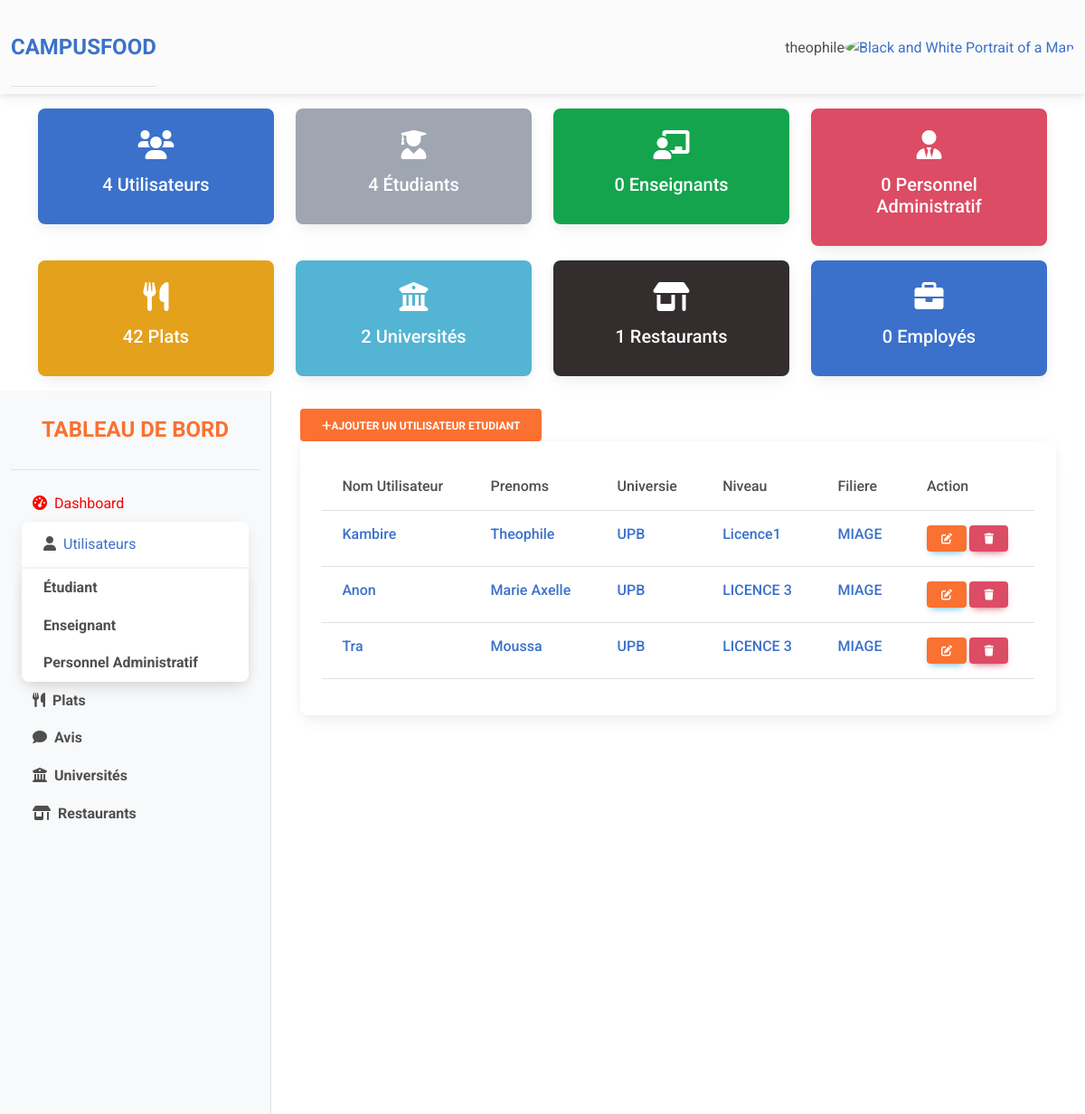
/my-admin/my-etudiants (signed in), run on the app's committed database.
### cfoodapp/models.py (models this page shows, shortened)
class CustomUser(AbstractUser):
    TYPE_UTILISATEUR_CHOICES = [
        ('etudiant', 'Étudiant'),
        ('professeur', 'Professeur'),
        ('adminpersonnel', 'Personnel administratif'),
    ]
    type_utilisateur = models.CharField(max_length=20, choices=TYPE_UTILISATEUR_CHOICES, default='etudiant')
    numero = models.CharField(max_length=15, blank=True)
    choix_universite = (
        ('UPB', 'Université Polytechnique de Bingerville'),
        ('UIA', 'Institut Universitaire dAbidjan'),
        ('UNA', 'Université Nangui Abrogoua'),
        ('UFHB', 'Université Felix Houphouet Boigny'),
    )
    universite = models.CharField(max_length=255, choices=choix_universite, blank=True)
    groups = models.ManyToManyField(Group, related_name='custom_user_groups')
    user_permissions = models.ManyToManyField(Permission, related_name='custom_user_permissions')

class Etudiant(models.Model):
    user = models.OneToOneField(CustomUser, on_delete=models.CASCADE)
    niveau = models.CharField(max_length=255)
    filiere = models.CharField(max_length=255)
    annee_etude = models.IntegerField()
    def __str__(self):
        return f"{self.user.last_name}"

### admin_app/views.py (the view)
# urls.py: path('my-etudiants', usersEtudiant, name="all-etudiants"),
@login_required
def usersEtudiant(request):
    if not request.user.is_superuser:
        return redirect("home")
    list_user = CustomUser.objects.all()
    list_etudiant = Etudiant.objects.all()
    list_persAdmin = PersonnelAdministration.objects.all()
    list_enseignant = Enseignant.objects.all()
    context = {
        "utilisateurs": list_user,
        "etudiants": list_etudiant,
        "administrations": list_persAdmin,
        "enseignants": list_enseignant,
        'total_users': CustomUser.objects.count(),
        'total_etudiants': CustomUser.objects.filter(type_utilisateur='etudiant').count(),
        'total_enseignants': CustomUser.objects.filter(type_utilisateur='enseignant').count(),
        'total_personnel': CustomUser.objects.filter(type_utilisateur='personnel_administratif').count(),
        'total_plats': Plat.objects.count(),
        'total_universites': Universite.objects.count(),
        'total_restaurants': Restaurant.objects.count(),
        'total_employes': Employe.objects.count(),
    }
    return render(request, "db_objects/db-etudiants.html", context)

### admin_app/templates/db_objects/db-etudiants.html (shortened to what this page needs)
{% extends "partials/base.html" %}
{% block content %}
<div class="dashboard-content col-lg-9 col-md-8" id="content-wrapper">
    <div class="container">
        <div class="row">
            <div class="col-md-12"><a href="{% url "ajouter-etudiant" %}" class="btn btn-secondary float-right " style="background-color:  rgb(250, 113, 49); color: white; font-weight: bold;"><i class="fas fa-plus"></i>Ajouter un utilisateur Etudiant</a></div>
            <div class="col-md-12">
                {% if utilisateurs %}
                <div class="card">
                    <div class="card-body">
                        <table class="table table-hover">
                            <thead>
                                <tr>
                                    <th class="h6">Nom Utilisateur</th>
                                    <th class="h6">Prenoms</th>
                                    <th class="h6">Universie</th>
                                    <th class="h6">Niveau</th>
                                    <th class="h6">Filiere</th>
                                    <th class="h6">Action</th>
                                </tr>
                            </thead>
                            <tbody>
                                {% for etudiant in etudiants %}
                                    <td class="h6"><a href="">{{etudiant}}</a></td>
                                    <td class="h6"><a href="">{{etudiant.user.first_name}}</a></td>
                                    <td class="h6"><a href="">{{etudiant.user.universite}}</a></td>
                                    <td class="h6"><a href="">{{etudiant.niveau}}</a></td>
                                    <td class="h6"><a href="">{{etudiant.filiere}}</a></td>
                                    <td>
                                        <a href="{% url "modifier-etudiant"  etudiant.id%}" class="btn btn-info btn-sm" style="background-color:  rgb(250, 113, 49);"><i class="fas fa-edit"></i></a>
                                        <a href="{% url "supprimer-etudiant" etudiant.id%}" class="btn btn-danger  btn-sm"><i class="fas fa-trash"></i></a>
                                    </td>
                                {% endfor %}
                            </tbody>
                        </table>
                    </div>
                </div>
                {% else %}
                <h3>Vous n aver pas d article</h3>
                {% endif %}
            </div>
        </div>
    </div>
</div>
{% endblock  %}

### admin_app/templates/_navadmin.html (shortened to what this page needs)
<nav class="navbar navbar-expand-lg navbar-light bg-body-tertiary">
    <div class="container-fluid">
      <div class="collapse navbar-collapse" id="navbarSupportedContent">
        <div class="sidebar-heading text-center py-4 primary-text fs-4 fw-bold text-uppercase border-bottom" ><a href="{% url "dashboard" %}">CAMPUSFOOD</a></div>
      </div>
      <div class="d-flex align-items-center">
        {% if user.is_authenticated %}
        <span>{{user.username}}</span>
        {% endif %}
        <div class="dropdown">
          <a
            data-mdb-dropdown-init
            class="dropdown-toggle d-flex align-items-center hidden-arrow"
            href="#"
            id="navbarDropdownMenuAvatar"
            role="button"
            aria-expanded="false"
          >
            <img
              src="https://mdbcdn.b-cdn.net/img/new/avatars/2.webp"
              class="rounded-circle"
              height="25"
              alt="Black and White Portrait of a Man"
              loading="lazy"
            />
          </a>
        </div>
      </div>
    </div>
</nav>
{% if user.is_authenticated %}
<div class="container mt-3">
  <div class="row">
      <div class="col-lg-3 col-md-4">
          <div class="card text-white bg-primary mb-3">
              <div class="card-body text-center">
                  <i class="fas fa-users fa-2x mb-3"></i>
                  <h5 class="card-title">{{ total_users }} Utilisateurs</h5>
              </div>
          </div>
      </div>
      <div class="col-lg-3 col-md-4">
          <div class="card text-white bg-secondary mb-3">
              <div class="card-body text-center">
                  <i class="fas fa-user-graduate fa-2x mb-3"></i>
                  <h5 class="card-title">{{ total_etudiants }} Étudiants</h5>
              </div>
          </div>
      </div>
      <div class="col-lg-3 col-md-4">
          <div class="card text-white bg-success mb-3">
              <div class="card-body text-center">
                  <i class="fas fa-chalkboard-teacher fa-2x mb-3"></i>
                  <h5 class="card-title">{{ total_enseignants }} Enseignants</h5>
              </div>
          </div>
      </div>
      <div class="col-lg-3 col-md-4">
          <div class="card text-white bg-danger mb-3">
              <div class="card-body text-center">
                  <i class="fas fa-user-tie fa-2x mb-3"></i>
                  <h5 class="card-title">{{ total_personnel }} Personnel Administratif</h5>
              </div>
          </div>
      </div>
      <div class="col-lg-3 col-md-4">
          <div class="card text-white bg-warning mb-3">
              <div class="card-body text-center">
                  <i class="fas fa-utensils fa-2x mb-3"></i>
                  <h5 class="card-title">{{ total_plats }} Plats</h5>
              </div>
          </div>
      </div>
      <div class="col-lg-3 col-md-4">
          <div class="card text-white bg-info mb-3">
              <div class="card-body text-center">
                  <i class="fas fa-university fa-2x mb-3"></i>
                  <h5 class="card-title">{{ total_universites }} Universités</h5>
              </div>
          </div>
      </div>
      <div class="col-lg-3 col-md-4">
          <div class="card text-white bg-dark mb-3">
              <div class="card-body text-center">
                  <i class="fas fa-store-alt fa-2x mb-3"></i>
                  <h5 class="card-title">{{ total_restaurants }} Restaurants</h5>
              </div>
          </div>
      </div>
      <div class="col-lg-3 col-md-4">
          <div class="card text-white bg-primary mb-3">
              <div class="card-body text-center">
                  <i class="fas fa-briefcase fa-2x mb-3"></i>
                  <h5 class="card-title">{{ total_employes }} Employés</h5>
              </div>
          </div>
      </div>
  </div>
</div>
{% endif %}

### admin_app/templates/partials/base.html (style rules this page uses)
#content-wrapper { min-height: 100vh; background-color: #fff; }
.dashboard-content { padding: 20px; }
.sidebar-heading { color: rgb(250, 113, 49) }

### data on the page
CustomUser: username "theophile"
Etudiant: user.last_name "Kambire", user.first_name "Theophile", user.universite "UPB", niveau "Licence1", filiere "MIAGE"
Etudiant: user.last_name "Anon", user.first_name "Marie Axelle", user.universite "UPB", niveau "LICENCE 3", filiere "MIAGE"
Etudiant: user.last_name "Tra", user.first_name "Moussa", user.universite "UPB", niveau "LICENCE 3", filiere "MIAGE"

### other printed values
{{ total_users }} "4"
{{ total_etudiants }} "4"
{{ total_enseignants }} "0"
{{ total_personnel }} "0"
{{ total_plats }} "42"
{{ total_universites }} "2"
{{ total_restaurants }} "1"
{{ total_employes }} "0"
